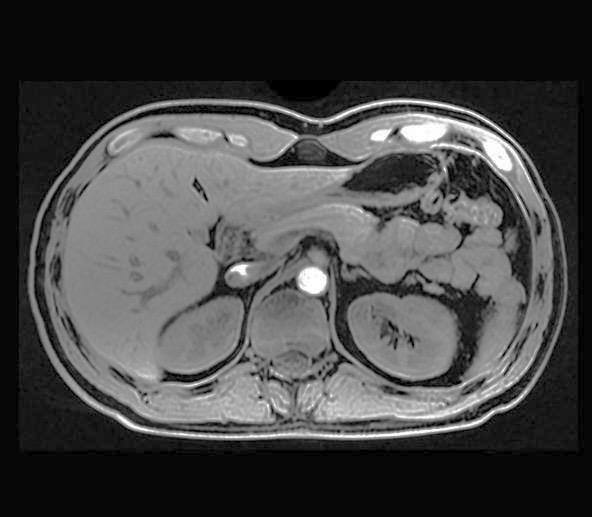
#> input picture img_lowcontrast.jpg, 592 x 517 px
$ jupyter execute AF7_Proyecto_final.ipynb   (older library calls are emulated)
#> lines starting #> are read from the running program, lines starting #| are printed output that depends on the picture; after the words box and inside, x2 and y2 are one past the last pixel; in counts of white or black regions, pixels touching at a corner belong together
<a href="https://colab.research.google.com/github/leyanetpiedra/PDI/blob/main/AF7_Proyecto_final.ipynb" target="_parent"></a>

# **AF 4- Transformadas geométricas y de Fourier**

*   Nelly Fernanda Torres ramírez 2014788
*   Leyanet Piedra Llanes 2011260

Profesor: Daniel Isaías López Páez

Clase: Procesamiento Digital de Imágenes

### **Análisis y ecualización de histogramas:**

Aquí se realiza el análisis del histograma de la imagen médica original y su posterior ecualización. La ecualización del histograma mejora el contraste de la imagen, permitiendo resaltar detalles poco visibles, como estructuras óseas y tejidos. Se comparan ambos histogramas para observar el impacto visual de esta técnica.

[cell 1]
import cv2
import numpy as np
import matplotlib.pyplot as plt

[cell 2]
from google.colab import files
uploaded = files.upload()
#> the answer given: img_lowcontrast.jpg

[cell 3]
# Obtener el nombre de la imagen subida
imagen_path = list(uploaded.keys())[0]

# Cargar la imagen en escala de grises
imagen = cv2.imread(imagen_path, cv2.IMREAD_GRAYSCALE)
#> imagen is the input picture: shape (517, 592); min 0, max 255, mean 68.6

# Aplicar ecualización de histograma
imagen_ecualizada = cv2.equalizeHist(imagen)
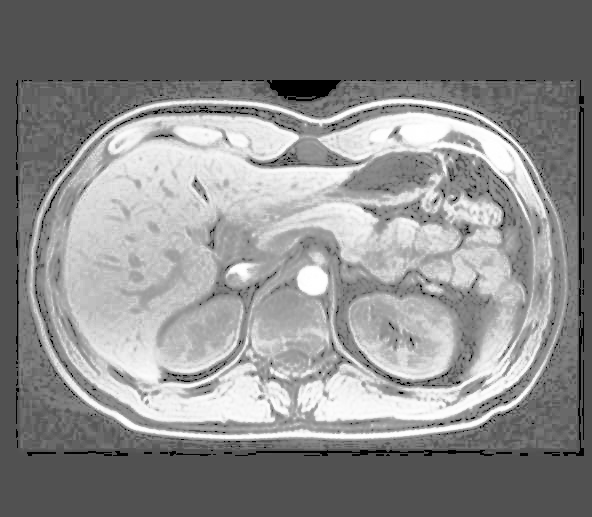
#> imagen_ecualizada: shape (517, 592); min 0, max 255, mean 139.3

# Calcular histogramas antes y después
hist_original = cv2.calcHist([imagen], [0], None, [256], [0,256])
#> hist_original = 256 values, max 93850 at index 6, min 41 at index 226, mean 1195.6
hist_ecualizada = cv2.calcHist([imagen_ecualizada], [0], None, [256], [0,256])
#> hist_ecualizada = 256 values, max 93850 at index 81, min 0 at index 3, mean 1195.6

# Mostrar imágenes y histogramas
plt.figure(figsize=(10,5))

# Imagen Original
plt.subplot(2,2,1)
plt.imshow(imagen, cmap="gray")
plt.title("Imagen Original")
plt.axis("off")

# Histograma Original
plt.subplot(2,2,2)
plt.plot(hist_original, color="black")
plt.title("Histograma Original")
plt.xlabel("Intensidad")
plt.ylabel("Frecuencia")

# Imagen Ecualizada
plt.subplot(2,2,3)
plt.imshow(imagen_ecualizada, cmap="gray")
plt.title("Imagen Ecualizada")
plt.axis("off")

# Histograma Ecualizado
plt.subplot(2,2,4)
plt.plot(hist_ecualizada, color="black")
plt.title("Histograma Ecualizado")
plt.xlabel("Intensidad")
plt.ylabel("Frecuencia")

plt.tight_layout()
plt.show()
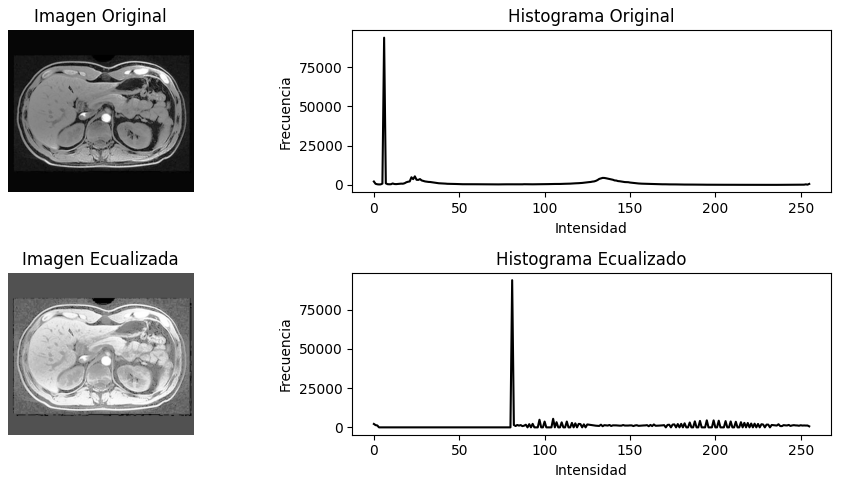
#> figure drawn by matplotlib, 4 panels; panel 2: curve peaks at x = 6, y = 93850; panel 4: curve peaks at x = 81, y = 93850

**Comparación visual antes y después de la ecualización**

En la imagen original se puede observar una distribución muy parecidas de intensidades, con regiones muy claras u oscuras que ocultan detalles anatómicos y no puedes ver con detalle las estrcuturas.

Tras aplicar la ecualización de histograma, la imagen presenta mayor contraste: se intensifican los bordes de estructuras como los huesos y se distinguen mejor los tejidos. Esta mejora facilita la interpretación visual de zonas con densidades similares.

### **Operaciones aritméticas y lógicas:**

Se aplica un filtro de suavizado (desenfoque gaussiano) a la imagen y se resta de la imagen original. Esta operación permite resaltar los bordes y transiciones de intensidad, lo que facilita la localización de estructuras anatómicas importantes

[cell 4]
# Aplicar filtro de desenfoque (suavizado)
imagen_suavizada = cv2.GaussianBlur(imagen, (31, 31), 0)

# Resta entre la imagen original y la suavizada
imagen_bordes = cv2.subtract(imagen, imagen_suavizada)

# Mostrar resultados
plt.figure(figsize=(10,4))

plt.subplot(1,3,1)
plt.imshow(imagen, cmap='gray')
plt.title('Imagen Original')
plt.axis('off')

plt.subplot(1,3,2)
plt.imshow(imagen_suavizada, cmap='gray')
plt.title('Imagen Suavizada')
plt.axis('off')

plt.subplot(1,3,3)
plt.imshow(imagen_bordes, cmap='gray')
plt.title('Resaltado de Bordes')
plt.axis('off')

plt.tight_layout()
plt.show()

[cell 5]
# Crear una máscara binaria con umbral
_,mascara = cv2.threshold(imagen, 150, 255, cv2.THRESH_BINARY)
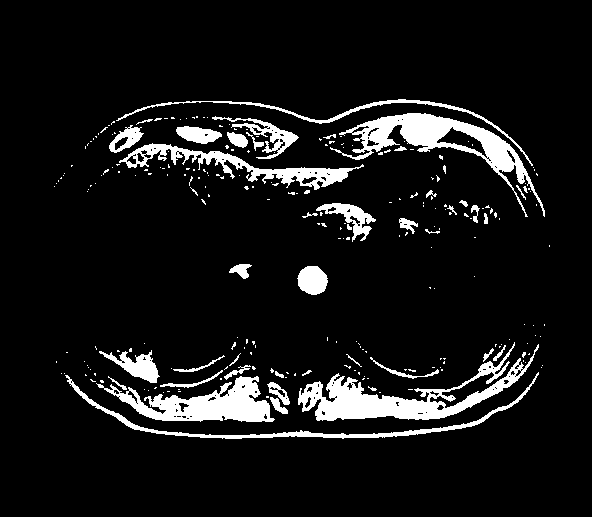
#> mascara: shape (517, 592); 8.7% white; 256 white regions (214 under 20 px), largest, box (x1, y1, x2, y2) and area: (298, 342, 539, 421) 5196, (330, 113, 545, 217) 4552, (96, 376, 275, 422) 3745

# Aplicar operación lógica AND entre la imagen original y la máscara
imagen_and = cv2.bitwise_and(imagen, imagen, mask=mascara)

# Invertimos la máscara y aplicamos OR
mascara_invertida = cv2.bitwise_not(mascara)
imagen_or = cv2.bitwise_or(imagen, imagen, mask=mascara_invertida)

# Mostrar resultados
plt.figure(figsize=(12,4))

plt.subplot(1,3,1)
plt.imshow(mascara, cmap='gray')
plt.title('Máscara Binaria')
plt.axis('off')

plt.subplot(1,3,2)
plt.imshow(imagen_and, cmap='gray')
plt.title('AND: Imagen con Máscara')
plt.axis('off')

plt.subplot(1,3,3)
plt.imshow(imagen_or, cmap='gray')
plt.title('OR: Imagen con Fondo Realzado')
plt.axis('off')

plt.tight_layout()
plt.show()

**Operaciones aritméticas y lógicas**

Primero, se aplicó una resta entre la imagen original y una versión suavizada usando un filtro Gaussiano. Esta técnica busca resaltar los bordes en este caso el hueso que es donde hay cambios grandes de intensidad.

Luego se creó una máscara binaria mediante umbralización. Se aplicaron operaciones lógicas AND y OR etre la imagen y la máscara, permitiendo visualizar o resaltar zonas específicas como tejidos brillantes.

### **Filtros usando máscaras**

**Aplicar filtros pasa-bajo (media, gaussiano) para eliminar ruido.**

[cell 6]
# Definir el kernel de suavizado (filtro de promedio 5x5)
kernel = np.ones((7,7), np.float32) / 25

# Aplicar el filtro pasa bajo
img_suavizada = cv2.filter2D(imagen, -1, kernel)
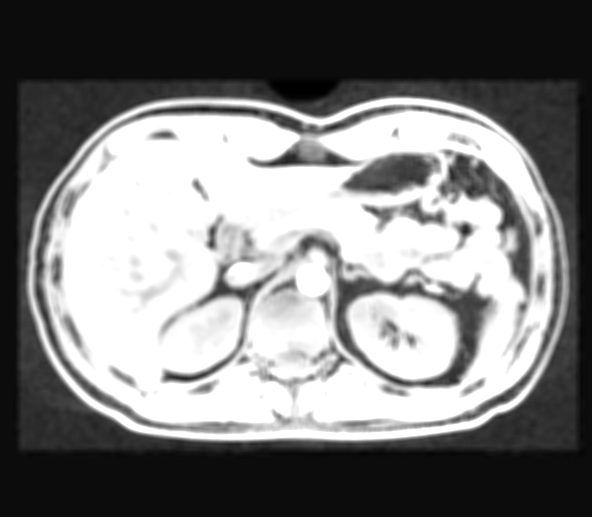
#> img_suavizada: shape (517, 592); min 0, max 255, mean 125.1

# Mostrar la imagen original y la suavizada
plt.figure(figsize=(10,5))
plt.subplot(1,2,1), plt.imshow(imagen, cmap='gray'), plt.title('Imagen Original')
plt.subplot(1,2,2), plt.imshow(img_suavizada, cmap='gray'), plt.title('Imagen Suavizada')
plt.show()

# Filtros pasa-bajo
filtro_media = cv2.blur(imagen, (5, 5))
filtro_gauss = cv2.GaussianBlur(imagen, (5, 5), 0)

plt.figure(figsize=(12, 4))
plt.subplot(1, 3, 1)
plt.imshow(imagen, cmap='gray')
plt.title("Original")
plt.axis("off")

plt.subplot(1, 3, 2)
plt.imshow(filtro_media, cmap='gray')
plt.title("Filtro Media")
plt.axis("off")

plt.subplot(1, 3, 3)
plt.imshow(filtro_gauss, cmap='gray')
plt.title("Filtro Gaussiano")
plt.axis("off")

plt.tight_layout()
plt.show()

**Aplicar filtros pasa-alto (Laplaciano, Sobel) para detección de bordes.**

[cell 7]
# Filtros pasa-alto (Laplaciano y Sobel)
laplaciano = cv2.Laplacian(imagen, cv2.CV_64F)
laplaciano = cv2.convertScaleAbs(laplaciano)

sobelx = cv2.Sobel(imagen, cv2.CV_64F, 1, 0, ksize=3)
sobely = cv2.Sobel(imagen, cv2.CV_64F, 0, 1, ksize=3)
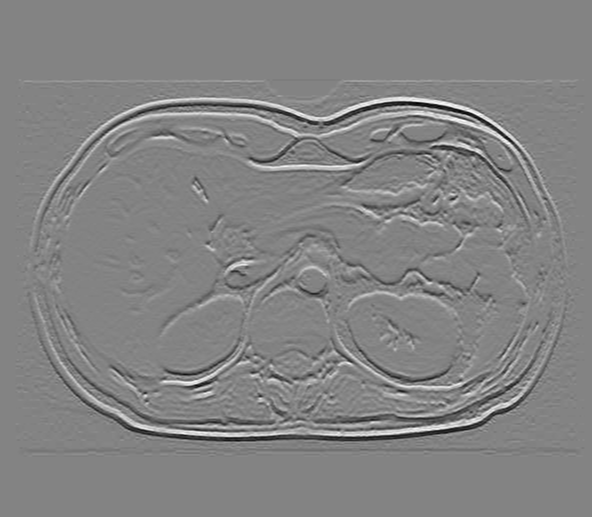
#> sobely: shape (517, 592) float64; min -570, max 537, mean 0; drawn with min black and max white
sobel_total = cv2.magnitude(sobelx, sobely)
sobel_total = cv2.convertScaleAbs(sobel_total)
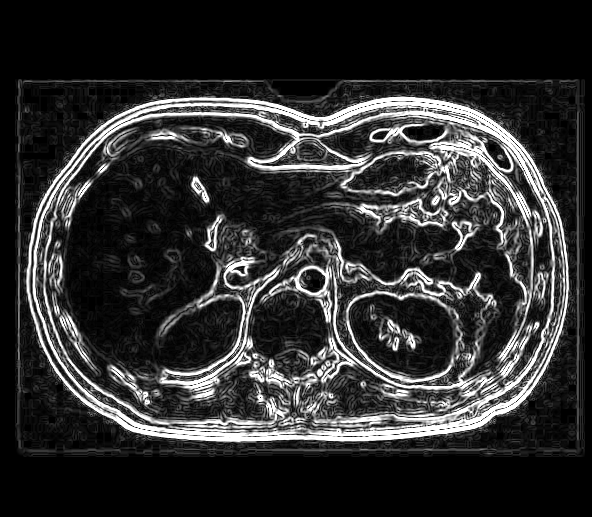
#> sobel_total: shape (517, 592); min 0, max 255, mean 47

plt.figure(figsize=(12, 4))
plt.subplot(1, 3, 1)
plt.imshow(imagen, cmap='gray')
plt.title("Original")
plt.axis("off")

plt.subplot(1, 3, 2)
plt.imshow(laplaciano, cmap='gray')
plt.title("Laplaciano")
plt.axis("off")

plt.subplot(1, 3, 3)
plt.imshow(sobel_total, cmap='gray')
plt.title("Sobel")
plt.axis("off")

plt.tight_layout()
plt.show()

### **Segmentación por umbral**

Se utiliza un umbral adaptativo y fijo para separar regiones específicas de la imagen. Además, se incluye un control deslizante (slider interactivo) que permite al usuario ajustar manualmente el valor del umbral y visualizar los cambios en tiempo real. Esta técnica es útil en tareas de segmentación clínica.

[cell 8]
# Segmentación con umbral fijo y adaptativo
_, umbral_fijo = cv2.threshold(imagen, 127, 255, cv2.THRESH_BINARY)
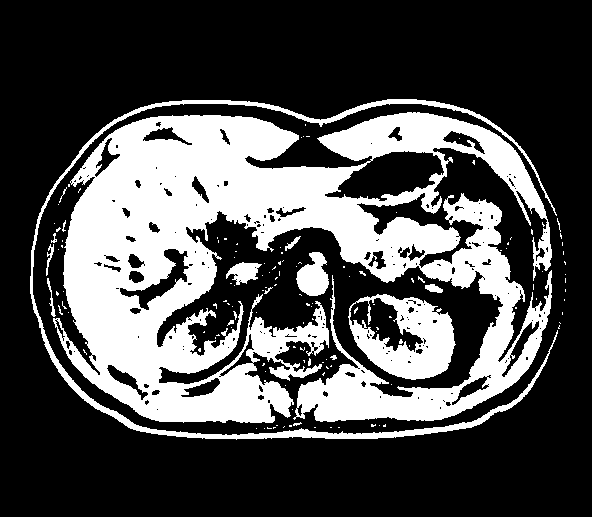
#> umbral_fijo: shape (517, 592); 30.7% white; 138 white regions (123 under 20 px), largest, box (x1, y1, x2, y2) and area: (53, 112, 552, 423) 80270, (30, 99, 558, 440) 6022, (348, 294, 456, 380) 5072
umbral_adaptativo = cv2.adaptiveThreshold(imagen, 255, cv2.ADAPTIVE_THRESH_GAUSSIAN_C,
                                          cv2.THRESH_BINARY, 11, 2)
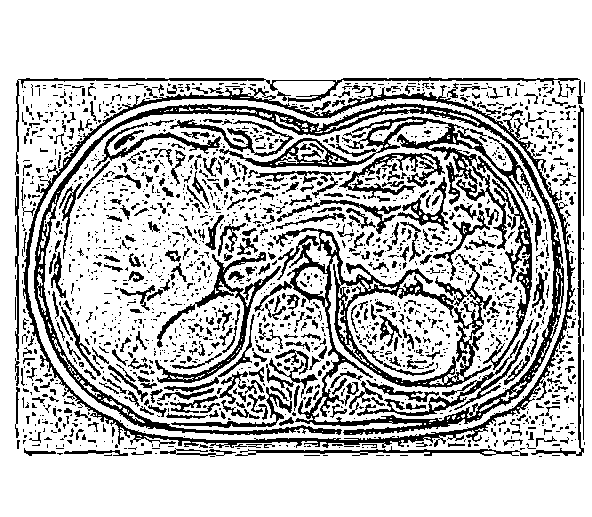
#> umbral_adaptativo: shape (517, 592); 76.1% white; 1832 black regions (1439 under 20 px), largest, box (x1, y1, x2, y2) and area: (34, 103, 564, 435) 16235, (23, 85, 575, 448) 7566, (219, 116, 542, 250) 4660

plt.figure(figsize=(12, 4))
plt.subplot(1, 3, 1)
plt.imshow(imagen, cmap='gray')
plt.title("Original")
plt.axis("off")

plt.subplot(1, 3, 2)
plt.imshow(umbral_fijo, cmap='gray')
plt.title("Umbral Fijo")
plt.axis("off")

plt.subplot(1, 3, 3)
plt.imshow(umbral_adaptativo, cmap='gray')
plt.title("Umbral Adaptativo")
plt.axis("off")

plt.tight_layout()
plt.show()

[cell 9]
# Control deslizante  para ajustar umbral
from ipywidgets import interact, IntSlider
from IPython.display import display

def ajustar_umbral(valor):
    _, img_umbral = cv2.threshold(imagen, valor, 255, cv2.THRESH_BINARY)
    plt.figure(figsize=(6,4))
    plt.imshow(img_umbral, cmap='gray')
    plt.title(f"Umbral Fijo: {valor}")
    plt.axis("off")
    plt.show()

# Mostrar slider interactivo
interact(ajustar_umbral, valor=IntSlider(min=0, max=255, step=1, value=127))
#> the sliders are set to valor = 127

###**Transformada de Fourier**

Se calcula la Transformada de Fourier de la imagen médica para analizar su contenido en el dominio de la frecuencia. Posteriormente, se aplica un filtro de paso bajo en la frecuencia (eliminando componentes de alta frecuencia) para obtener una imagen suavizada al reconstruirla. Esto demuestra cómo las frecuencias afectan la estructura visual y cómo se pueden manipular para fines médicos específicos.

**Transformada de Fourier + Filtro de frecuencia**

[cell 10]
# Transformada de Fourier
f = np.fft.fft2(imagen)
fshift = np.fft.fftshift(f)  # Centrar el espectro
magnitud = 20 * np.log(np.abs(fshift) + 1)  # Evitar log(0)
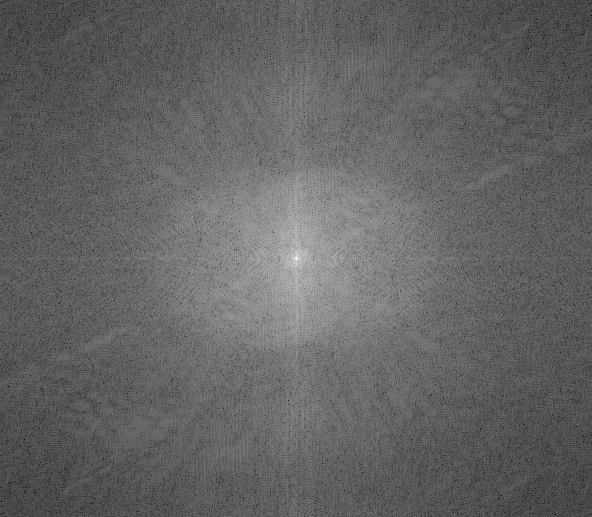
#> magnitud: shape (517, 592) float64; min 28.32, max 337.2, mean 149; drawn with min black and max white

# Mostrar la magnitud del espectro de Fourier
plt.figure(figsize=(6,5))
plt.imshow(magnitud, cmap='gray')
plt.title('Magnitud del Espectro de Fourier')
plt.axis('off')
plt.show()

**Filtro en el dominio de la frecuencia (eliminar alta frecuencia)**

[cell 11]
# Crear una máscara de filtro pasa-bajo (manteniendo bajas frecuencias)
rows, cols = imagen.shape
#> rows = 517; cols = 592
crow, ccol = rows // 2 , cols // 2
#> crow = 258; ccol = 296
radio = 60

# Crear máscara circular
mascara = np.zeros_like(imagen)
cv2.circle(mascara, (ccol, crow), radio, 1, -1)
#> mascara: shape (517, 592); values 0 (black) and 1 (white), 3.7% white; 1 white region, box (x1, y1, x2, y2) and area: (236, 198, 357, 319) 11289

# Aplicar la máscara al espectro
fshift_filtrado = fshift * mascara

# Transformada inversa para volver al dominio espacial
f_ishift = np.fft.ifftshift(fshift_filtrado)
imagen_filtrada = np.fft.ifft2(f_ishift)
imagen_filtrada = np.abs(imagen_filtrada)
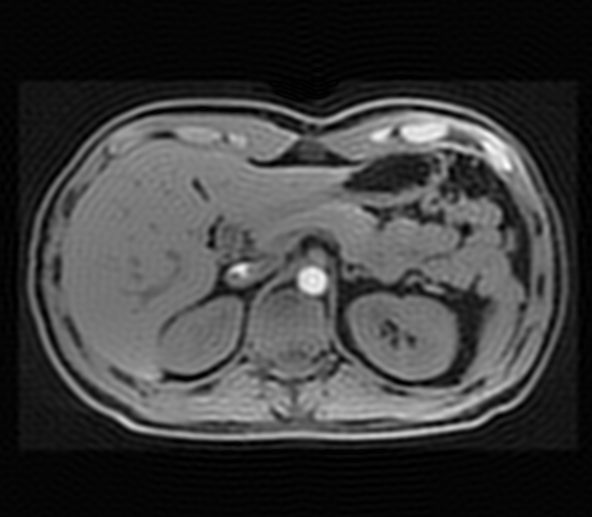
#> imagen_filtrada: shape (517, 592) float64; min 0.000182, max 288.9, mean 68.6; drawn with min black and max white

# Mostrar resultados
plt.figure(figsize=(12, 4))

plt.subplot(1, 3, 1)
plt.imshow(imagen, cmap='gray')
plt.title('Imagen Original')
plt.axis('off')

plt.subplot(1, 3, 2)
plt.imshow(magnitud, cmap='gray')
plt.title('Espectro Fourier')
plt.axis('off')

plt.subplot(1, 3, 3)
plt.imshow(imagen_filtrada, cmap='gray')
plt.title('Resultado (pasa-bajo)')
plt.axis('off')

plt.tight_layout()
plt.show()

$ run again, on img_radiografia.jpg
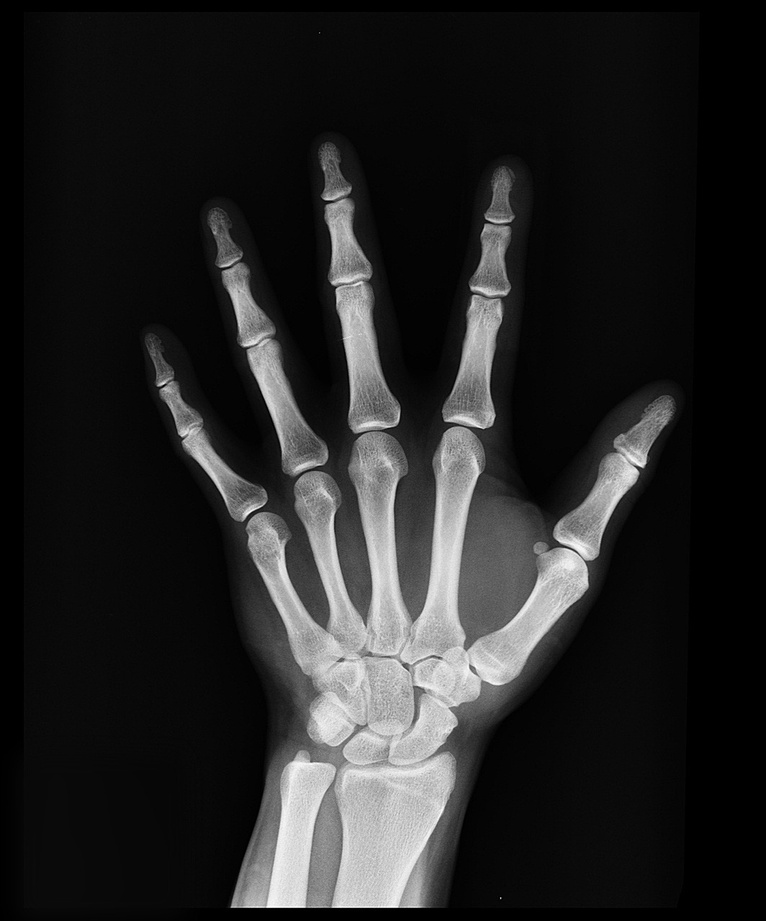
#> input picture img_radiografia.jpg, 766 x 921 px, shrunk from 1064 x 1280 before the run
#> imagen is the input picture: shape (921, 766); min 0, max 255, mean 36.6
#> `imagen_ecualizada = cv2.equalizeHist(imagen)`:
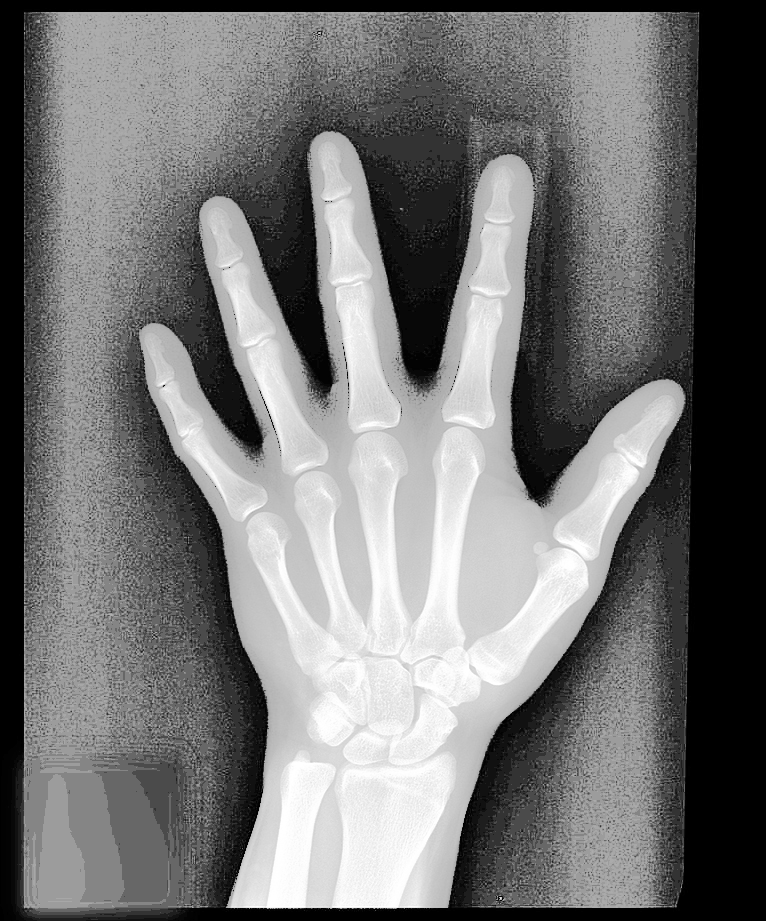
#> imagen_ecualizada: shape (921, 766); min 0, max 255, mean 116
#> hist_original = 256 values, max 98532 at index 0, min 3 at index 251, mean 2755.8
#> hist_ecualizada = 256 values, max 98532 at index 0, min 0 at index 1, mean 2755.8
#> mascara_invertida: shape (921, 766); 89.3% white; 328 black regions (303 under 20 px), largest, box (x1, y1, x2, y2) and area: (249, 427, 588, 908) 54594, (231, 751, 336, 908) 6541, (555, 442, 648, 560) 2840
#> umbral_fijo: shape (921, 766); 12.9% white; 222 white regions (206 under 20 px), largest, box (x1, y1, x2, y2) and area: (231, 427, 655, 908) 74136, (327, 199, 388, 418) 5239, (224, 264, 307, 459) 3836
#> umbral_adaptativo: shape (921, 766); 86.6% white; black in thin lines or dots, all inside (x1, y1, x2, y2) = (21, 9, 701, 913)
#> `imagen_filtrada = np.abs(imagen_filtrada)`:
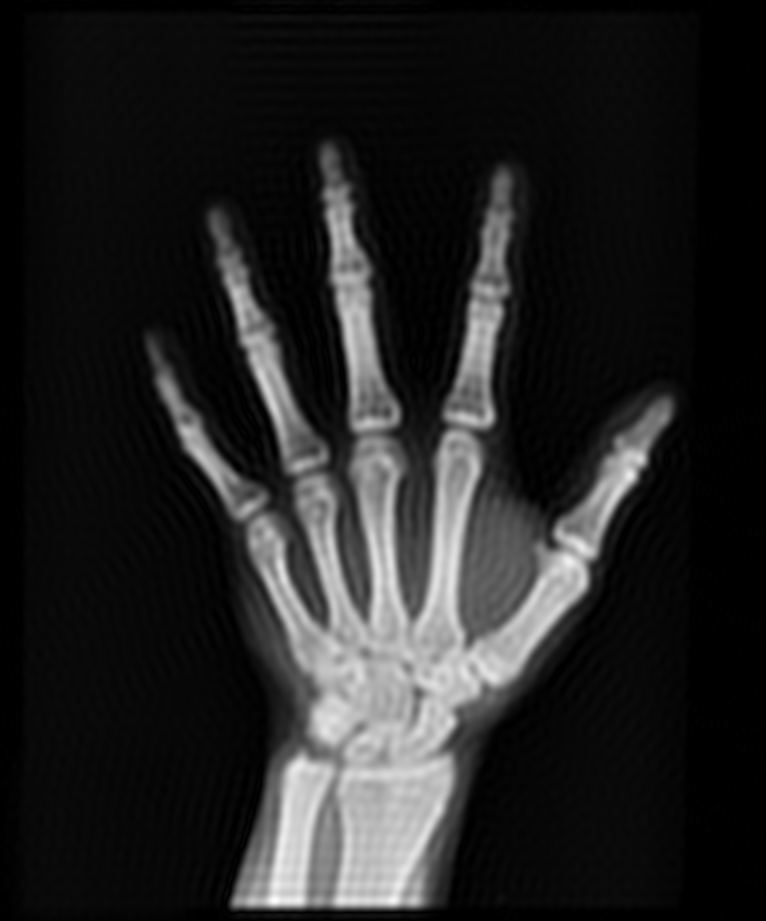
#> imagen_filtrada: shape (921, 766) float64; min 1.29e-05, max 262.9, mean 36.7; drawn with min black and max white
